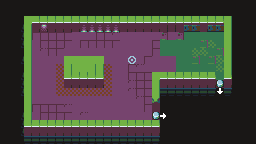

This game map was drawn from its Tiled (.tmx) file and the tilesets committed beside it. A one-line description and the full map source follow:
An orthogonal 32x18 tile map with 8x8 px tiles, 2 tile layers (Background, Foreground) and 3 objects.

<map version="1.2" tiledversion="1.3.2" orientation="orthogonal" renderorder="right-down" compressionlevel="0" width="32" height="18" tilewidth="8" tileheight="8" infinite="0" nextlayerid="6" nextobjectid="8">
 <tileset firstgid="1" source="../Tilesets/DungeonTileSet.tsx" />
 <layer id="1" name="Background" width="32" height="18">
  <data encoding="csv">
1,1,1,1,1,1,1,1,1,1,1,1,1,1,1,1,1,1,1,1,1,1,1,1,1,1,1,1,1,1,1,1,
1,1,1,1,1,1,1,1,1,1,1,1,1,1,1,1,1,1,1,1,1,1,1,1,1,1,1,1,1,1,1,1,
1,1,1,2,3,3,3,3,3,3,3,3,3,3,3,3,3,3,3,3,3,3,3,3,3,3,3,3,4,1,1,1,
1,1,8,4,14,15,14,14,14,14,13,13,13,13,13,14,14,14,14,14,6,6,5,11,11,14,11,11,4,1,1,1,
1,1,8,4,18,18,18,18,18,16,16,16,18,18,17,16,16,16,16,16,55,16,55,19,19,19,19,19,4,1,1,1,
1,1,8,4,16,18,18,18,18,16,18,18,18,18,18,16,16,16,16,18,19,19,19,19,19,24,23,19,4,1,1,1,
1,1,1,4,16,17,18,18,16,16,16,16,16,16,16,16,16,16,16,18,19,19,19,19,23,23,19,24,4,1,1,1,
1,1,8,4,16,16,16,16,16,16,16,16,16,16,16,16,125,16,18,16,16,16,19,19,24,19,24,23,4,1,1,1,
1,1,1,4,16,16,16,22,16,16,16,16,16,22,16,16,18,17,16,16,16,16,19,19,19,19,19,23,4,1,1,1,
1,1,8,4,16,16,16,22,16,16,16,16,16,22,16,16,18,18,18,0,0,0,0,0,0,0,0,19,3,1,1,1,
1,1,8,4,16,16,16,22,14,14,14,14,14,22,16,16,17,18,18,4,14,14,14,14,14,14,14,24,14,1,1,1,
1,1,8,4,16,16,16,22,22,22,22,22,22,22,16,16,17,18,18,4,47,47,47,47,47,47,47,124,47,1,1,1,
1,1,1,4,16,16,16,16,16,16,16,16,16,16,16,16,16,17,18,54,1,1,1,1,1,1,1,1,1,1,1,1,
1,1,1,4,18,18,18,18,17,16,16,16,16,16,16,16,16,16,18,5,1,1,1,1,1,1,1,1,1,1,1,1,
1,1,8,4,16,18,18,18,18,16,17,16,16,16,16,16,16,16,16,16,122,1,1,1,1,1,1,1,1,1,1,1,
1,1,8,0,0,0,0,0,0,0,0,0,0,0,0,0,0,0,0,0,1,1,1,1,1,1,1,1,1,1,1,1,
1,1,8,14,14,14,14,14,14,14,14,14,14,14,14,14,14,14,14,14,1,1,1,1,1,1,1,1,1,1,1,1,
1,1,1,47,47,47,47,47,47,47,47,47,47,47,47,47,47,47,47,47,1,1,1,1,1,1,1,1,1,1,1,1
</data>
 </layer>
 <layer id="2" name="Foreground" width="32" height="18">
  <data encoding="csv">
0,0,0,0,0,0,0,0,0,0,0,0,0,0,0,0,0,0,0,0,0,0,0,0,0,0,0,0,0,0,0,0,
0,0,0,0,0,0,0,0,0,0,0,0,0,0,0,0,0,0,0,0,0,0,0,0,0,0,0,0,0,0,0,0,
0,0,0,0,0,0,0,0,0,0,0,0,0,0,0,0,0,0,0,0,0,0,0,0,0,0,0,0,0,0,0,0,
0,0,0,0,0,0,0,0,0,0,0,0,0,0,0,0,0,0,0,0,0,0,0,0,0,0,0,0,0,0,0,0,
0,0,0,0,0,0,0,0,0,0,0,0,0,0,0,0,0,0,0,0,0,0,0,0,0,0,0,0,0,0,0,0,
0,0,0,0,0,0,0,0,0,0,0,0,0,0,0,0,0,0,0,0,0,0,0,0,0,0,0,0,0,0,0,0,
0,0,0,0,0,0,0,0,0,0,0,0,0,0,0,0,0,0,0,0,0,0,0,0,0,0,0,0,0,0,0,0,
0,0,0,0,0,0,0,0,2,2,2,2,2,0,0,0,0,0,0,0,0,0,0,0,0,0,0,0,0,0,0,0,
0,0,0,0,0,0,0,0,4,2,2,4,4,0,0,0,0,0,0,0,0,0,0,0,0,0,0,0,0,0,0,0,
0,0,0,0,0,0,0,0,3,3,3,3,3,0,0,0,0,0,0,2,3,3,3,3,3,3,3,0,0,0,0,0,
0,0,0,0,0,0,0,0,0,0,0,0,0,0,0,0,0,0,0,0,0,0,0,0,0,0,0,40,0,0,0,0,
0,0,0,0,0,0,0,0,0,0,0,0,0,0,0,0,0,0,0,0,0,0,0,0,0,0,0,0,0,0,0,0,
0,0,0,0,0,0,0,0,0,0,0,0,0,0,0,0,0,0,0,0,0,0,0,0,0,0,0,0,0,0,0,0,
0,0,0,0,0,0,0,0,0,0,0,0,0,0,0,0,0,0,0,0,0,0,0,0,0,0,0,0,0,0,0,0,
0,0,0,0,0,0,0,0,0,0,0,0,0,0,0,0,0,0,0,40,0,0,0,0,0,0,0,0,0,0,0,0,
0,0,0,3,3,3,3,3,3,3,3,3,3,3,3,3,3,3,3,3,0,0,0,0,0,0,0,0,0,0,0,0,
0,0,0,0,0,0,0,0,0,0,0,0,0,0,0,0,0,0,0,0,0,0,0,0,0,0,0,0,0,0,0,0,
0,0,0,0,0,0,0,0,0,0,0,0,0,0,0,0,0,0,0,0,0,0,0,0,0,0,0,0,0,0,0,0
</data>
 </layer>
 <objectgroup id="5" name="Spawns">
  <object id="5" x="48" y="48">
   <point />
  </object>
  <object id="6" x="112" y="104">
   <point />
  </object>
  <object id="7" x="168" y="48">
   <point />
  </object>
 </objectgroup>
</map>
